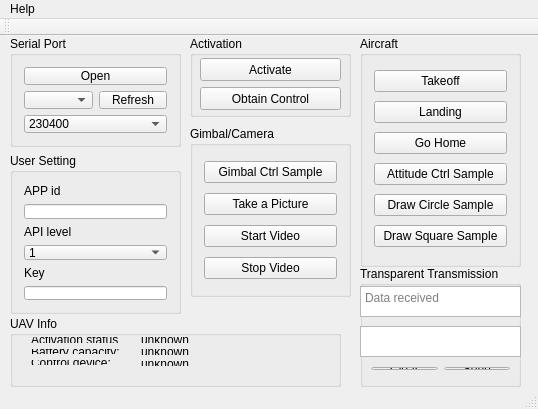
<?xml version="1.0" encoding="UTF-8"?>
<ui version="4.0">
 <class>MainWindow</class>
 <widget class="QMainWindow" name="MainWindow">
  <property name="geometry">
   <rect>
    <x>0</x>
    <y>0</y>
    <width>538</width>
    <height>409</height>
   </rect>
  </property>
  <property name="windowTitle">
   <string>DJI_Onboard_API_Test</string>
  </property>
  <property name="layoutDirection">
   <enum>Qt::LeftToRight</enum>
  </property>
  <widget class="QWidget" name="centralWidget">
   <widget class="QGroupBox" name="groupBox">
    <property name="geometry">
     <rect>
      <x>190</x>
      <y>0</y>
      <width>161</width>
      <height>81</height>
     </rect>
    </property>
    <property name="title">
     <string>Activation</string>
    </property>
    <widget class="QPushButton" name="BtnActivation">
     <property name="geometry">
      <rect>
       <x>10</x>
       <y>22</y>
       <width>141</width>
       <height>23</height>
      </rect>
     </property>
     <property name="text">
      <string>Activate</string>
     </property>
    </widget>
    <widget class="QPushButton" name="btn_nav_open_close">
     <property name="geometry">
      <rect>
       <x>10</x>
       <y>51</y>
       <width>141</width>
       <height>23</height>
      </rect>
     </property>
     <property name="text">
      <string>Obtain Control</string>
     </property>
    </widget>
   </widget>
   <widget class="QGroupBox" name="groupBox_2">
    <property name="geometry">
     <rect>
      <x>10</x>
      <y>0</y>
      <width>171</width>
      <height>111</height>
     </rect>
    </property>
    <property name="title">
     <string>Serial Port</string>
    </property>
    <layout class="QGridLayout" name="gridLayout">
     <item row="0" column="0" colspan="2">
      <widget class="QPushButton" name="btn_open_serialport">
       <property name="text">
        <string>Open</string>
       </property>
       <property name="icon">
        <iconset resource="image.qrc">
         <normaloff>:/icon/Images/err.png</normaloff>:/icon/Images/err.png</iconset>
       </property>
      </widget>
     </item>
     <item row="1" column="0">
      <widget class="QComboBox" name="serial_comboBox"/>
     </item>
     <item row="1" column="1">
      <widget class="QPushButton" name="btn_update_com">
       <property name="text">
        <string>Refresh</string>
       </property>
      </widget>
     </item>
     <item row="2" column="0" colspan="2">
      <widget class="QComboBox" name="baud_comboBox">
       <property name="editable">
        <bool>false</bool>
       </property>
       <property name="currentIndex">
        <number>0</number>
       </property>
       <property name="modelColumn">
        <number>0</number>
       </property>
       <item>
        <property name="text">
         <string>230400</string>
        </property>
       </item>
       <item>
        <property name="text">
         <string>115200</string>
        </property>
       </item>
       <item>
        <property name="text">
         <string>54600</string>
        </property>
       </item>
       <item>
        <property name="text">
         <string>38400</string>
        </property>
       </item>
       <item>
        <property name="text">
         <string>19200</string>
        </property>
       </item>
       <item>
        <property name="text">
         <string>9600</string>
        </property>
       </item>
       <item>
        <property name="text">
         <string>4800</string>
        </property>
       </item>
      </widget>
     </item>
    </layout>
   </widget>
   <widget class="QGroupBox" name="groupBox_3">
    <property name="geometry">
     <rect>
      <x>10</x>
      <y>117</y>
      <width>171</width>
      <height>161</height>
     </rect>
    </property>
    <property name="title">
     <string>User Setting</string>
    </property>
    <layout class="QVBoxLayout" name="verticalLayout_4">
     <item>
      <widget class="QLabel" name="label">
       <property name="text">
        <string>APP id</string>
       </property>
      </widget>
     </item>
     <item>
      <widget class="QLineEdit" name="AppID">
       <property name="text">
        <string/>
       </property>
      </widget>
     </item>
     <item>
      <widget class="QLabel" name="label_2">
       <property name="text">
        <string>API level</string>
       </property>
      </widget>
     </item>
     <item>
      <widget class="QComboBox" name="AppLevel">
       <item>
        <property name="text">
         <string>1</string>
        </property>
       </item>
       <item>
        <property name="text">
         <string>2</string>
        </property>
       </item>
      </widget>
     </item>
     <item>
      <widget class="QLabel" name="label_3">
       <property name="text">
        <string>Key</string>
       </property>
      </widget>
     </item>
     <item>
      <widget class="QLineEdit" name="AppKey">
       <property name="text">
        <string/>
       </property>
      </widget>
     </item>
    </layout>
   </widget>
   <widget class="QGroupBox" name="groupBox_4">
    <property name="geometry">
     <rect>
      <x>10</x>
      <y>280</y>
      <width>331</width>
      <height>71</height>
     </rect>
    </property>
    <property name="title">
     <string>UAV Info</string>
    </property>
    <widget class="QWidget" name="layoutWidget1">
     <property name="geometry">
      <rect>
       <x>10</x>
       <y>10</y>
       <width>110</width>
       <height>50</height>
      </rect>
     </property>
     <layout class="QVBoxLayout" name="verticalLayout_2">
      <item>
       <widget class="QLabel" name="label_4">
        <property name="text">
         <string>Activation status:</string>
        </property>
       </widget>
      </item>
      <item>
       <widget class="QLabel" name="label_5">
        <property name="text">
         <string>Battery capacity:</string>
        </property>
       </widget>
      </item>
      <item>
       <widget class="QLabel" name="label_6">
        <property name="text">
         <string>Control device:</string>
        </property>
       </widget>
      </item>
     </layout>
    </widget>
    <widget class="QWidget" name="layoutWidget">
     <property name="geometry">
      <rect>
       <x>120</x>
       <y>10</y>
       <width>211</width>
       <height>51</height>
      </rect>
     </property>
     <layout class="QVBoxLayout" name="verticalLayout_3">
      <item>
       <widget class="QLabel" name="label_Activation_Status">
        <property name="text">
         <string>unknown</string>
        </property>
       </widget>
      </item>
      <item>
       <widget class="QLabel" name="label_Battery_Capacity">
        <property name="text">
         <string>unknown</string>
        </property>
       </widget>
      </item>
      <item>
       <widget class="QLabel" name="label_Control_Device">
        <property name="text">
         <string>unknown</string>
        </property>
       </widget>
      </item>
     </layout>
    </widget>
   </widget>
   <widget class="QGroupBox" name="groupBox_5">
    <property name="geometry">
     <rect>
      <x>190</x>
      <y>90</y>
      <width>161</width>
      <height>171</height>
     </rect>
    </property>
    <property name="title">
     <string>Gimbal/Camera</string>
    </property>
    <layout class="QVBoxLayout" name="verticalLayout">
     <item>
      <widget class="QPushButton" name="btn_gimbal_ctrl">
       <property name="text">
        <string>Gimbal Ctrl Sample</string>
       </property>
      </widget>
     </item>
     <item>
      <widget class="QPushButton" name="btn_capture">
       <property name="text">
        <string>Take a Picture</string>
       </property>
      </widget>
     </item>
     <item>
      <widget class="QPushButton" name="btn_start_video">
       <property name="text">
        <string>Start Video</string>
       </property>
      </widget>
     </item>
     <item>
      <widget class="QPushButton" name="btn_stop_video">
       <property name="text">
        <string>Stop Video</string>
       </property>
      </widget>
     </item>
    </layout>
   </widget>
   <widget class="QGroupBox" name="groupBox_6">
    <property name="geometry">
     <rect>
      <x>360</x>
      <y>0</y>
      <width>161</width>
      <height>231</height>
     </rect>
    </property>
    <property name="title">
     <string>Aircraft</string>
    </property>
    <layout class="QVBoxLayout" name="verticalLayout_5">
     <item>
      <widget class="QPushButton" name="btn_Takeoff">
       <property name="text">
        <string>Takeoff</string>
       </property>
      </widget>
     </item>
     <item>
      <widget class="QPushButton" name="btn_Landing">
       <property name="text">
        <string>Landing</string>
       </property>
      </widget>
     </item>
     <item>
      <widget class="QPushButton" name="btn_GoHome">
       <property name="text">
        <string>Go Home</string>
       </property>
      </widget>
     </item>
     <item>
      <widget class="QPushButton" name="btn_atti_ctrl">
       <property name="text">
        <string>Attitude Ctrl Sample</string>
       </property>
      </widget>
     </item>
     <item>
      <widget class="QPushButton" name="btn_draw_circle">
       <property name="text">
        <string>Draw Circle Sample</string>
       </property>
      </widget>
     </item>
     <item>
      <widget class="QPushButton" name="btn_draw_square">
       <property name="text">
        <string>Draw Square Sample</string>
       </property>
      </widget>
     </item>
    </layout>
   </widget>
   <widget class="QGroupBox" name="groupBox_7">
    <property name="geometry">
     <rect>
      <x>360</x>
      <y>230</y>
      <width>161</width>
      <height>121</height>
     </rect>
    </property>
    <property name="title">
     <string>Transparent Transmission</string>
    </property>
    <widget class="QWidget" name="layoutWidget">
     <property name="geometry">
      <rect>
       <x>0</x>
       <y>90</y>
       <width>161</width>
       <height>25</height>
      </rect>
     </property>
     <layout class="QHBoxLayout" name="horizontalLayout">
      <item>
       <widget class="QPushButton" name="btn_Clear">
        <property name="text">
         <string>Clear</string>
        </property>
       </widget>
      </item>
      <item>
       <widget class="QPushButton" name="btn_Send">
        <property name="text">
         <string>Send</string>
        </property>
       </widget>
      </item>
     </layout>
    </widget>
    <widget class="QPlainTextEdit" name="plainTextEdit_Send">
     <property name="geometry">
      <rect>
       <x>0</x>
       <y>60</y>
       <width>161</width>
       <height>31</height>
      </rect>
     </property>
     <property name="statusTip">
      <string/>
     </property>
     <property name="documentTitle">
      <string/>
     </property>
     <property name="plainText">
      <string/>
     </property>
     <property name="placeholderText">
      <string>Send to mobile device</string>
     </property>
    </widget>
    <widget class="QTextBrowser" name="TB_Recv">
     <property name="geometry">
      <rect>
       <x>0</x>
       <y>20</y>
       <width>161</width>
       <height>31</height>
      </rect>
     </property>
     <property name="placeholderText">
      <string>Data received</string>
     </property>
    </widget>
   </widget>
   <zorder>groupBox_3</zorder>
   <zorder>groupBox_2</zorder>
   <zorder>groupBox</zorder>
   <zorder>groupBox_4</zorder>
   <zorder>groupBox_5</zorder>
   <zorder>groupBox_6</zorder>
   <zorder>groupBox_7</zorder>
  </widget>
  <widget class="QMenuBar" name="menuBar">
   <property name="geometry">
    <rect>
     <x>0</x>
     <y>0</y>
     <width>538</width>
     <height>23</height>
    </rect>
   </property>
   <widget class="QMenu" name="menuHelp">
    <property name="title">
     <string>Help</string>
    </property>
    <addaction name="actionAbout"/>
   </widget>
   <addaction name="menuHelp"/>
  </widget>
  <widget class="QToolBar" name="mainToolBar">
   <attribute name="toolBarArea">
    <enum>TopToolBarArea</enum>
   </attribute>
   <attribute name="toolBarBreak">
    <bool>false</bool>
   </attribute>
  </widget>
  <widget class="QStatusBar" name="statusBar"/>
  <action name="actionAbout">
   <property name="text">
    <string>About</string>
   </property>
   <property name="statusTip">
    <string/>
   </property>
   <property name="shortcut">
    <string>Ctrl+A</string>
   </property>
  </action>
 </widget>
 <layoutdefault spacing="6" margin="11"/>
 <resources>
  <include location="image.qrc"/>
 </resources>
 <connections/>
</ui>
